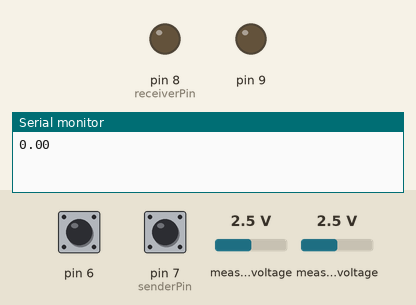
The sketch below on a simulated Arduino Uno, built with avr-gcc and run on an emulated ATmega328P. Parts: output pins drawn as LEDs (lit = HIGH), the last lines printed to the serial monitor. The test bench sets the inputs (shaded band); at power-on: pin 7 (senderPin) HIGH, pin 6 HIGH, measured voltage 2.5 V.

Above: at 1.3 s.
1.4 s: pin 7 (senderPin) pulled LOW for 3.2 s
At 3.9 s:
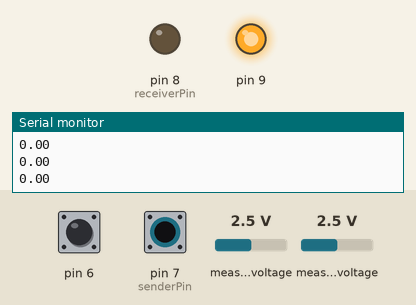
6.1 s: pin 6 pulled LOW for 3.2 s
At 7.6 s:
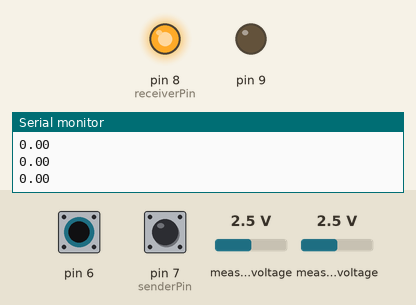
Timing chart, 0 to 9.1 s (numbered marks = the images above; inputs shaded):
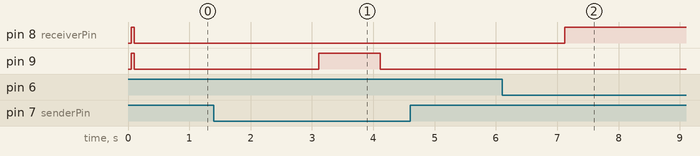

Measured:
- after the input at 1.4 s, pin 9: LOW → HIGH after 1.7 s, → LOW 1.0 s later
- after the input at 6.1 s, pin 8 (receiverPin): LOW → HIGH after 1.0 s

The sketch:

Switch2Code.ino
```cpp
#include <SoftwareSerial.h>
#include <Wire.h>
#include <Adafruit_ADS1015.h>

Adafruit_ADS1115 ads; //(0x48);

SoftwareSerial btSerial(2, 3); // RX, TX

const int senderPin = 7; //Tells us we are sending over Serial
const int receiverPin = 8; //Tells us we are receiving confirmation over Serial
const int sendSwitch = 2;

int count = 0;
int flag2 = 0;
int flag3 = 0;
int current_flag_2 = 0;
int current_flag_3 = 0;
char data[5] = {};

const float FACTOR = 30; //CT Calibration factors
const float multiplier = 0.0625F;

float degreesC;
unsigned long timer2 = 0;
unsigned long timer3 = 0;

int buttonState;             // the current reading from the input pin
int buttonState1;             // the current reading from the input pin
int lastButtonState = LOW;   // the previous reading from the input pin
int lastButtonState1 = LOW;   // the previous reading from the input pin
unsigned long lastDebounceTime = 0;  // the last time the output pin was toggled
unsigned long lastDebounceTime1 = 0;  // the last time the output pin was toggled
unsigned long debounceDelay = 50;    // the debounce time; increase if the output flickers

void setup() {
  //Pin Modes
  pinMode(senderPin, OUTPUT);
  pinMode(receiverPin, OUTPUT);
  pinMode(sendSwitch, INPUT_PULLUP);
  pinMode(8, OUTPUT);
  pinMode(9, OUTPUT);
  pinMode(6, INPUT_PULLUP);
  pinMode(7, INPUT_PULLUP);

  ads.setGain(GAIN_TWO); // +/- 2.048V 1 bit = 0.0624mV
  ads.begin();

  //Setup and flush the serials to begin
  btSerial.begin(9600);
  Serial.begin(9600);
  btSerial.flush();
  Serial.flush();
  delay(50);
  digitalWrite(8, HIGH);
  digitalWrite(9, HIGH);
  delay(50);
  digitalWrite(8, LOW);
  digitalWrite(9, LOW);
}

void loop() {
  getPower2();
  if ((timer2 == 0 || millis() >= timer2) && current_flag_2 == 1){
    float power2 = getPower2();
    String sendPower2 = "<" + String(power2, 3) + ">";
    char charArray2[sendPower2.length() + 1]; //Convert to byte array
    sendPower2.toCharArray(charArray2, sendPower2.length()+1);
    btSerial.write(charArray2);
    current_flag_2 = 0;
    //Reset the timer for another 1 seconds.
    timer2 = millis() + 1000;

  }
  if ((timer3 == 0 || millis() >= timer3) && current_flag_3 == 1){
    float power3 = getPower3();
    String sendPower3 = "<" + String(power3, 3) + ">";
    char charArray3[sendPower3.length() + 1]; //Convert to byte array
    sendPower3.toCharArray(charArray3, sendPower3.length()+1);
    btSerial.write(charArray3);
    current_flag_3 = 0;
    //Reset the timer for another 1 seconds.
    timer3 = millis() + 1000;

  }
//Debouncing
  int reading = digitalRead(6);
  if (reading != lastButtonState) {
    // reset the debouncing timer
    lastDebounceTime = millis();
  }
  if ((millis() - lastDebounceTime) > debounceDelay) {
    if (reading != buttonState) {
      buttonState = reading;

      // only toggle the LED if the new button state is HIGH
      if (buttonState == LOW) {
        if(flag2){
          digitalWrite(8, LOW);
          flag2 = 0;
        }
        else{
          digitalWrite(8, HIGH);
          flag2 = 1;
        }
      }
    }
  }
  int reading1 = digitalRead(7);
  if (reading1 != lastButtonState1) {
    // reset the debouncing timer
    lastDebounceTime1 = millis();
  }
  if ((millis() - lastDebounceTime1) > debounceDelay) {
    if (reading != buttonState1) {
      buttonState1 = reading1;
      if (buttonState1 == LOW) {
        if(flag3){
          digitalWrite(9, LOW);
          flag3 = 0;
        }
        else{
          digitalWrite(9, HIGH);
          flag3 = 1;
        }
      }
    }
  }
  lastButtonState = reading;
  lastButtonState1 = reading1;

//Bluetooth receive
  while (btSerial.available()) {
    char rpiMessage = btSerial.read();
    Serial.print(rpiMessage);
    if(rpiMessage == '<'){
      count = 0;
      for (int x = 0; x < sizeof(data) / sizeof(data[0]); x++)
      {
        data[x] = 0;
      }
      data[count] = rpiMessage;
    }
    else if(rpiMessage == '>'){
      data[count] = rpiMessage;
      if(data[1] == '2'){
        if(data[3] == '1'){
          digitalWrite(8, HIGH);
          flag2 = 1;
        }
        else if(data[3] == '0'){
          digitalWrite(8, LOW);
          flag2 = 0;
        }
        else if(data[3] == '2'){
          current_flag_2 = 1;
        }
      }
      if(data[1] == '3'){
        if(data[3] == '1'){
          digitalWrite(9, HIGH);
          flag3 = 1;
        }
        else if(data[3] == '0'){
          digitalWrite(9, LOW);
          flag3 = 0;
        }
        else if(data[3] == '2'){
          current_flag_3 = 1;
        }
      }

    }
    else{
      data[count] = rpiMessage;
    }
    count ++;
  }
}

float getPower2(){
  float voltage;
  float current;
  float sum = 0;
  long Time = millis();
  int counter = 0;

  while(millis() - Time < 1000){
    voltage = ads.readADC_Differential_0_1() * multiplier;
    current = voltage * FACTOR; //Conductance
    current /= 1000.0;

    sum += sq(current);
    counter = counter + 1;
  }
  current = sqrt(sum/counter); //avg
  float currentRMS = current;
  float power = 120 * currentRMS;
  Serial.println(power);
  return(power);
}

float getPower3() {
  float voltage;
  float current;
  float sum = 0;
  long Time = millis();
  int counter = 0;

  while(millis() - Time < 1000){
    voltage = ads.readADC_Differential_2_3() * multiplier;
    current = voltage * FACTOR; //Conductance
    current /= 1000.0;

    sum += sq(current);
    counter = counter + 1;
  }
  current = sqrt(sum/counter); //avg
  float currentRMS = current;
  float power = 120 * currentRMS;
  //Serial.println(power);
  return(power);
}
```
